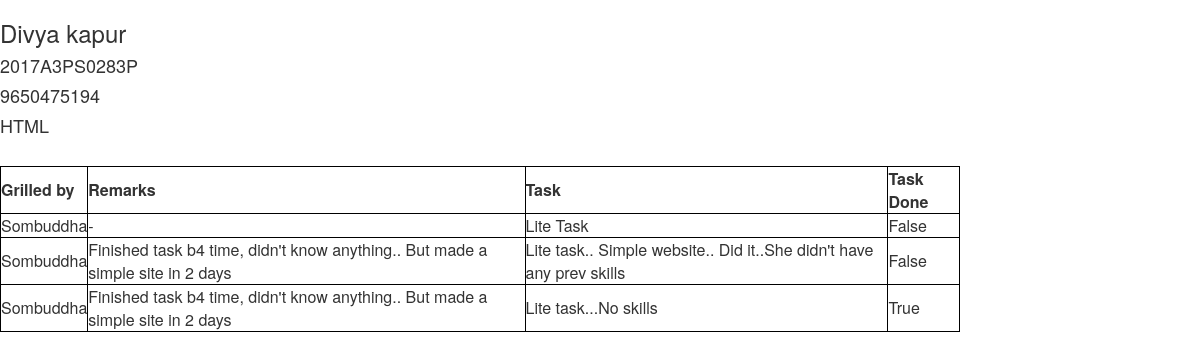
The page /recruit/81/ on the database its author committed.
### recruit/models.py (models this page shows, shortened)
class Recruit(models.Model):
    name=models.CharField(max_length=200)
    student_id=models.CharField(max_length=50)
    contact_no=models.CharField(max_length=20)
    skills=models.CharField(max_length=1000)

class Member(models.Model):
    recruit=models.ForeignKey(Recruit, on_delete=models.CASCADE,blank=True,null=True)
    remarks=models.CharField(max_length=1000)
    grilled_by=models.CharField(max_length=200)
    task=models.CharField(max_length=200)
    task_status=models.BooleanField(default=False)

### recruit/views.py (the view)
# urls.py: url(r'^(?P<pk>[0-9]+)/$', views.DetailView.as_view(), name='detail'),
class DetailView(generic.DetailView):
    model = Recruit
    template_name = "recruit/detail.html"

### recruit/templates/recruit/detail.html (shortened to what this page needs)
{% load staticfiles %}
<link rel="stylesheet" href="{% static 'recruit/css/bootstrap.min.css' %}" type="text/css" />
<h3>{{recruit.name}}</h3>
<h4>{{recruit.student_id}}</h4>
<h4>{{recruit.contact_no}}</h4>
<h4>{{recruit.skills}}</h4>
<table style="width: 80%; border: 1px solid black;">
<tr>
<th style="border: 1px solid black;">Grilled by</th>
<th style="border: 1px solid black;">Remarks</th>
<th style="border: 1px solid black;">Task</th>
<th style="border: 1px solid black;">Task Done</th>
</tr>
{% for member in recruit.member_set.all %}
<tr>
<td style="border: 1px solid black; text-align:center">{{member.grilled_by}}</td>
<td style="border: 1px solid black;">{{member.remarks}}</td>
<td style="border: 1px solid black;">{{member.task}}</td>
<td style="border: 1px solid black;">{{member.task_status}}</td>
</tr>
{%endfor%}
</table>

### rows shown on the page
Recruit: name "Divya kapur", student_id "2017A3PS0283P", contact_no "9650475194", skills "HTML"
Member: grilled_by "Sombuddha", remarks "-", task "Lite Task", task_status "False"
Member: grilled_by "Sombuddha", remarks "Finished task b4 time, didn't know anything.. But made a simple site in 2 days", task "Lite task.. Simple website.. Did it..She didn't have any prev skills", task_status "False"
Member: grilled_by "Sombuddha", remarks "Finished task b4 time, didn't know anything.. But made a simple site in 2 days", task "Lite task...No skills", task_status "True"
